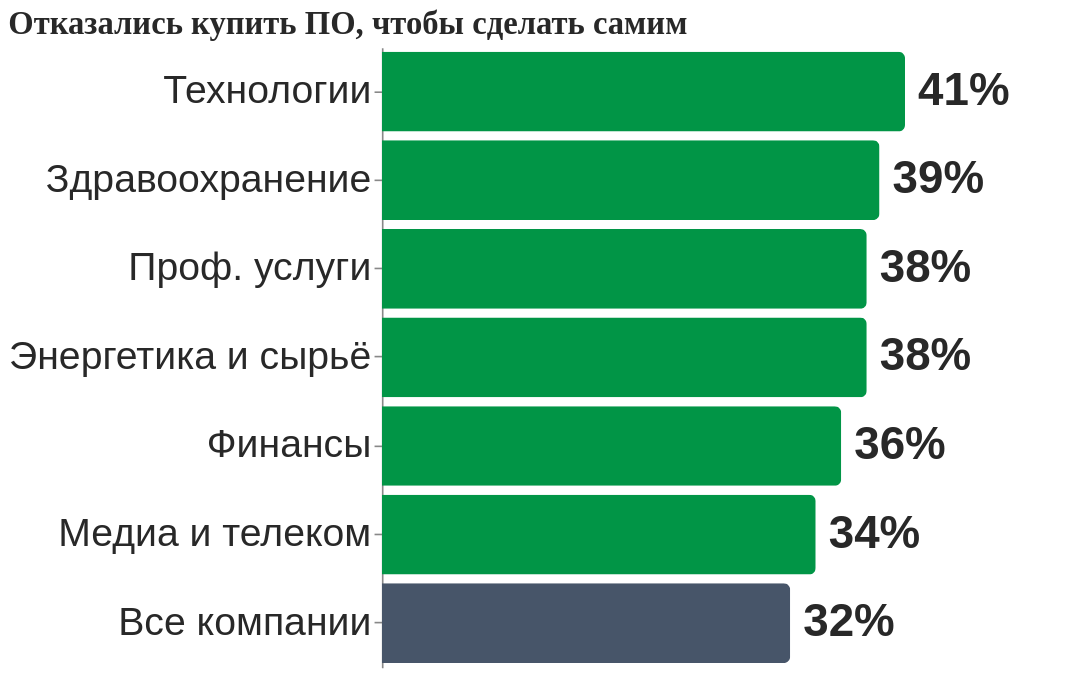

Vega-Lite specification stored for this chart:
### Vega-Lite specification from a JSON file in a GitHub repository (floating-point values rounded to 4 significant figures)
{"$schema": "https://vega.github.io/schema/vega-lite/v5.json", "width": 430, "height": 380, "data": {"values": [{"k": "Технологии", "v": 41, "c": "#019546", "t": "41%"}, {"k": "Здравоохранение", "v": 39, "c": "#019546", "t": "39%"}, {"k": "Проф. услуги", "v": 38, "c": "#019546", "t": "38%"}, {"k": "Энергетика и сырьё", "v": 38, "c": "#019546", "t": "38%"}, {"k": "Финансы", "v": 36, "c": "#019546", "t": "36%"}, {"k": "Медиа и телеком", "v": 34, "c": "#019546", "t": "34%"}, {"k": "Все компании", "v": 32, "c": "#475569", "t": "32%"}]}, "layer": [{"mark": {"type": "bar", "cornerRadiusTopRight": 4, "cornerRadiusBottomRight": 4}, "encoding": {"y": {"field": "k", "type": "ordinal", "sort": null, "axis": {"title": null, "labelLimit": 330}}, "x": {"field": "v", "type": "quantitative", "scale": {"domain": [0, 55]}, "axis": null}, "color": {"field": "c", "type": "nominal", "scale": null}}}, {"mark": {"type": "text", "align": "left", "dx": 8, "fontSize": 28, "fontWeight": "bold", "color": "#282828"}, "encoding": {"y": {"field": "k", "type": "ordinal", "sort": null}, "x": {"field": "v", "type": "quantitative"}, "text": {"field": "t"}}}], "config": {"font": "Tahoma, Verdana, sans-serif", "axis": {"labelFontSize": 24, "titleFontSize": 22, "labelColor": "#282828", "titleColor": "#282828"}, "view": {"stroke": null}}, "title": {"text": "Отказались купить ПО, чтобы сделать самим", "fontSize": 20, "color": "#282828", "anchor": "start", "font": "Tahoma"}}
